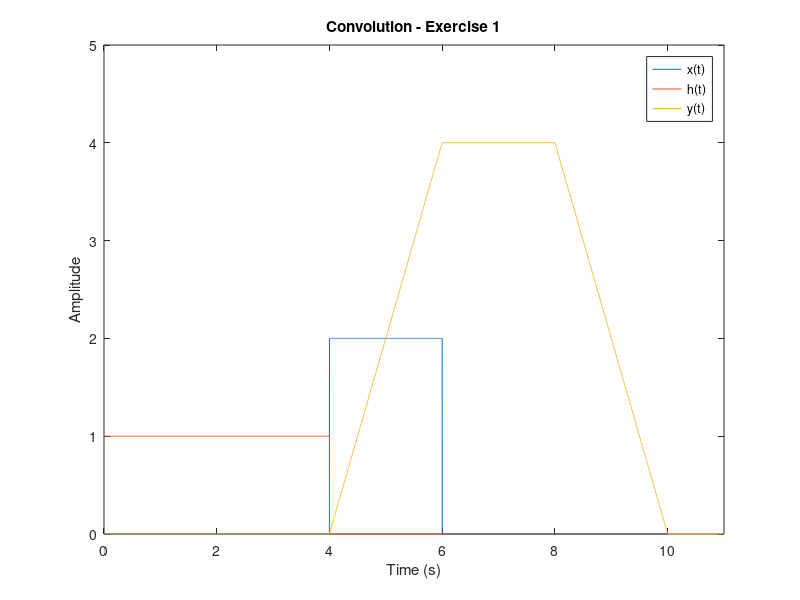
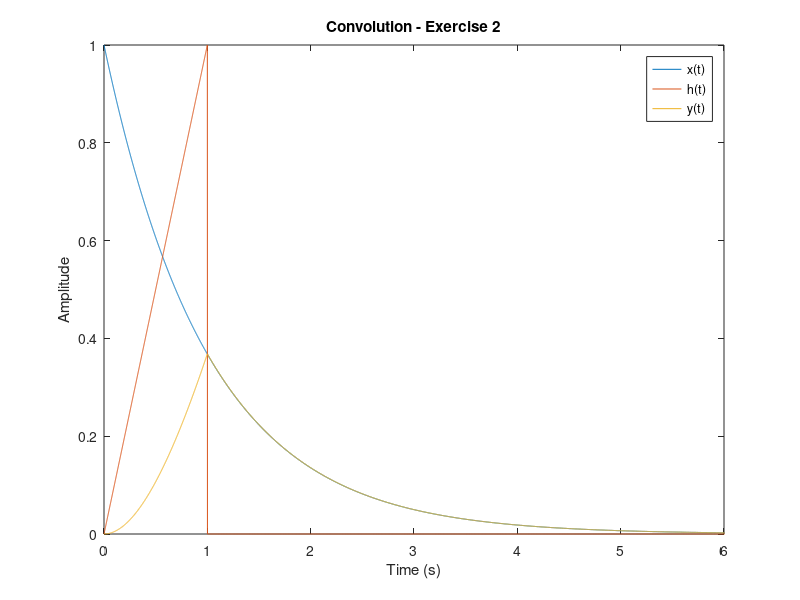
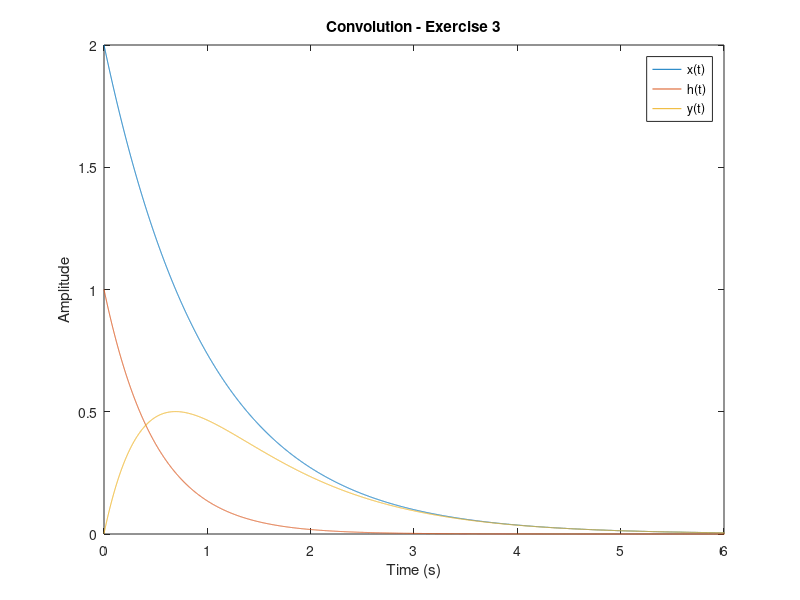
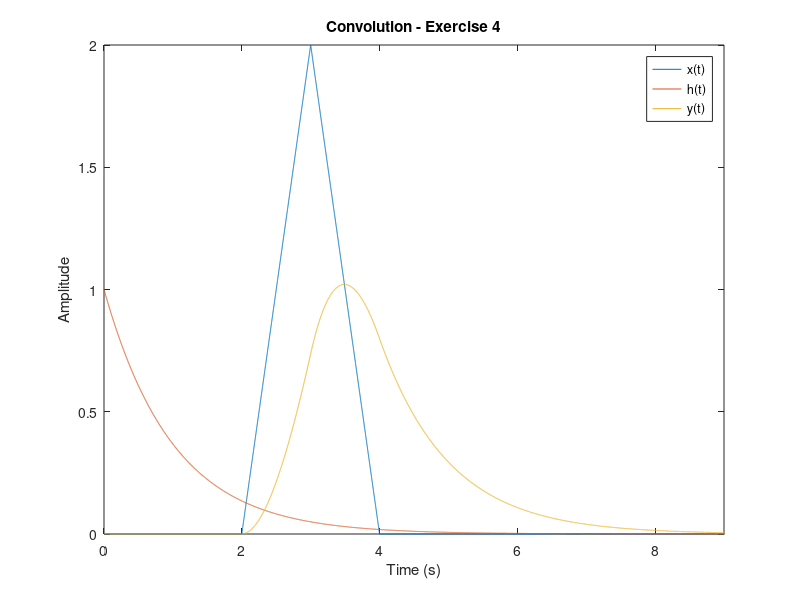

Write MATLAB code to recreate these figures, in order. (Note: this script raises an error after producing the figures.)
function [] = practice4 ()
% Practice 4: Convolution and correlation

%% Part I: convolution
%   1) the 3 exersices seen in class
%   2) Sketch the original signals in MATLAB
%   3) Solve the convolution using the 'conv' command
%   4) Solve the convolution using the 
%   5) Sketch the solution in MATLAB to compare with your solution.
	
    % Variables:
    Fs = 1000;
    tfin = 10;
    t = 0:1/Fs:tfin;
    t2 = 0:1/Fs:2*tfin;
    funciones = cell(3,4);
    
    % 1)
    x = 0*t;
    x(4*Fs+1:6*Fs+1) = 2*ones(1,Fs*2+1);
    h = 0*t;
    h(1:4*Fs+1) = ones(1,4*Fs+1);
    y = conv(x,h)/Fs;
    funciones = salvar(x,h,y,funciones,1);
    
    % 2)
    x = exp(-t);
    h = 0*t;
    h(1:Fs+1) = 0:1/Fs:1;
    y = conv(x,h)/Fs;
    funciones = salvar(x,h,y,funciones,2);
    
    % 3)
    x = 2*exp(-t);
    h = exp(-2*t);
    y = conv(x,h)/Fs;
    funciones = salvar(x,h,y,funciones,3);
    
    % 4)
    x = 0*t;
    x(2*Fs+1:3*Fs+1) = 2*(0:1/Fs:1);
    x(3*Fs+1:4*Fs+1) = 2*(1:-1/Fs:0);
    h = exp(-t);
    y = conv(x,h)/Fs;
    funciones = salvar(x,h,y,funciones,4);
        
    % Graficar:
    lim = [11,6,6,9];
    for i = 1:size(funciones,2)
        figure, plot(t,funciones{1,i},t,funciones{2,i},t2,funciones{3,i})
            legend('x(t)','h(t)','y(t)')
            xlabel('Time (s)')
            ylabel('Amplitude')
            title(['Convolution - Exercise ',num2str(i)])
            xlim([0,lim(i)])
    end
    
    clear all
%% Part II: Correlation
% Given x(t) and y(t) find: a) Rxx, b) Ryy, c) Rxy, d) Ryx

% 1) Find the analytic solution.
% 2) Implement the correlation using the command "xcorr"
% 3) Compare the graphcs of your analytic and the "xcorr" solution
% 4) Select a biosignal and use correlation to obtain information comment
%    your results

    Fs = 1000;
    tlim = 2;
    t = -tlim:1/Fs:tlim;
    t2 = -2*tlim:1/Fs:2*tlim;
    funciones = cell(6,1);
    
    % Ex 1)
    x = 0*t;
    x(1*Fs+1:2*Fs+1) = ones(1,Fs+1);
    y = 0*t;
    y(2*Fs+1:3*Fs+1) = t(2*Fs+1:3*Fs+1);
    funciones{1,1} = x;
    funciones{2,1} = y;
    funciones{3,1} = xcorr(x,x)/Fs; % Rxx
    funciones{4,1} = xcorr(x,y)/Fs; % Rxy
    funciones{5,1} = xcorr(y,x)/Fs; % Ryx
    funciones{6,1} = xcorr(y,y)/Fs; % Ryy
    
    % Graficar:
    lim = [2.5];
    for i = 1:size(funciones,2)
        figure, plot(t,funciones{1,i},t,funciones{2,i},t2,funciones{3,i},...
            t2,funciones{4,i},t2,funciones{5,i},t2,funciones{6,i})
            legend('x(t)','y(t)','Rxx','Rxy','Ryx','Ryy')
            xlabel('Time (s)')
            ylabel('Amplitude')
            title(['Correlation - Exercise ',num2str(i)])
            xlim([-lim(i),lim(i)])
    end
    
    % Biosignal:
    [time,signal,Fs,~] = readPhysionet('ecg1');
    QRS = 0*time;
    QRS(11:18) = signal(68:75); % Extrae conjunto un conjunto QRS
    time2 = -max(time)+1/Fs:1/Fs:max(time)-1/Fs;
    R = xcorr(signal,QRS)/Fs;
    Ra = (R(length(time):end)>0).*R(length(time):end)/max(R);
    figure, 
    subplot(2,2,1)
        plot(time,signal)
        xlabel('Time (s)')
        ylabel('Amplitude')
        title('ECG signal')
        grid on
        xlim([0,3])
    subplot(2,2,2)
        plot(time,QRS)
        xlabel('Time (s)')
        ylabel('Amplitude')
        title('Extracted QRS from signal')
        grid on
        xlim([0,0.3])
    subplot(2,1,2)
        plot(time2,R)
        xlabel('Time (s)')
        ylabel('Amplitude')
        title('Correlation')
        grid on
        xlim([0,3])
    
end

function [time,val,Fs,labels] = readPhysionet(Name)
% This function reads a pair of files (Name.mat and Name.info) from a 
% PhysioBank record, baseline-corrects and scales the time series contained
% in the .mat file.  The baseline-corrected and scaled time series are the 
% rows of matrix 'val', and each column contains simultaneous samples of 
% each time series.

% Read mat File:
    matName = strcat(Name, '.mat');
    load(matName);
    n = size(val,1);
% Read info File:
    infoName = strcat(Name, '.info');
    fid = fopen(infoName, 'rt');
    fgetl(fid);
    fgetl(fid);
    fgetl(fid);
    freqint = sscanf(fgetl(fid), 'Sampling frequency: %f Hz  Sampling interval: %f sec');
    Fs = freqint(1);
    interval = freqint(2);
    fgetl(fid);
% Read data of each signal
    signal = cell(1,n);
    gain = zeros(1,n);
    base = zeros(1,n);
    units = cell(1,n);
    for i = 1:n
      [~, signal(i), gain(i), base(i), units(i)] = strread(fgetl(fid),'%d%s%f%f%s','delimiter','\t');
    end
    fclose(fid);

% Baseline-corrects and scales the time series:
    val(val==-32768) = NaN;
    for i = 1:n
        val(i, :) = (val(i, :) - base(i)) / gain(i);
    end
    time = (1:size(val, 2)) * interval;
    val = val';
    
% Gives information of each signal:
    labels = cell(1,length(signal));
    for i = 1:length(signal)
        labels{i} = strcat(signal{i}, ' (', units{i}, ')'); 
    end
    
end

function [c] = salvar(x,h,y,c,n)
% Save vector:
    c{1,n} = x;
    c{2,n} = h;
    c{3,n} = y;
end